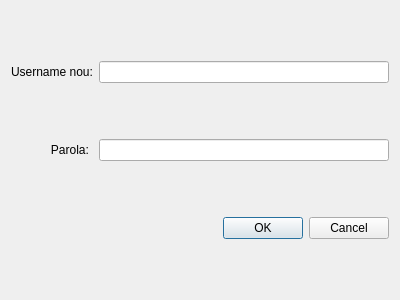
<?xml version="1.0" encoding="UTF-8"?>
<ui version="4.0">
 <class>ModifyNameWindow</class>
 <widget class="QDialog" name="ModifyNameWindow">
  <property name="geometry">
   <rect>
    <x>0</x>
    <y>0</y>
    <width>400</width>
    <height>300</height>
   </rect>
  </property>
  <property name="windowTitle">
   <string>Dialog</string>
  </property>
  <layout class="QGridLayout" name="gridLayout">
   <item row="0" column="0">
    <widget class="QLabel" name="label_2">
     <property name="text">
      <string>Username nou:</string>
     </property>
    </widget>
   </item>
   <item row="0" column="1">
    <widget class="QLineEdit" name="nameEdit"/>
   </item>
   <item row="1" column="0">
    <widget class="QLabel" name="label_3">
     <property name="text">
      <string>            Parola:</string>
     </property>
    </widget>
   </item>
   <item row="1" column="1">
    <widget class="QLineEdit" name="passwordEdit">
     <property name="echoMode">
      <enum>QLineEdit::Password</enum>
     </property>
    </widget>
   </item>
   <item row="2" column="0" colspan="2">
    <widget class="QDialogButtonBox" name="buttonBox">
     <property name="orientation">
      <enum>Qt::Horizontal</enum>
     </property>
     <property name="standardButtons">
      <set>QDialogButtonBox::Cancel|QDialogButtonBox::Ok</set>
     </property>
    </widget>
   </item>
  </layout>
 </widget>
 <resources/>
 <connections>
  <connection>
   <sender>buttonBox</sender>
   <signal>accepted()</signal>
   <receiver>ModifyNameWindow</receiver>
   <slot>accept()</slot>
   <hints>
    <hint type="sourcelabel">
     <x>248</x>
     <y>254</y>
    </hint>
    <hint type="destinationlabel">
     <x>157</x>
     <y>274</y>
    </hint>
   </hints>
  </connection>
  <connection>
   <sender>buttonBox</sender>
   <signal>rejected()</signal>
   <receiver>ModifyNameWindow</receiver>
   <slot>reject()</slot>
   <hints>
    <hint type="sourcelabel">
     <x>316</x>
     <y>260</y>
    </hint>
    <hint type="destinationlabel">
     <x>286</x>
     <y>274</y>
    </hint>
   </hints>
  </connection>
 </connections>
</ui>
